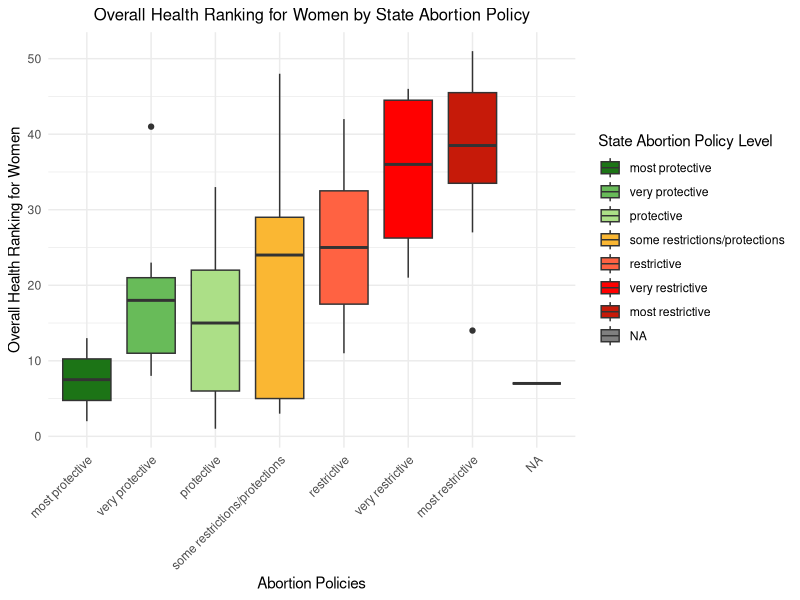
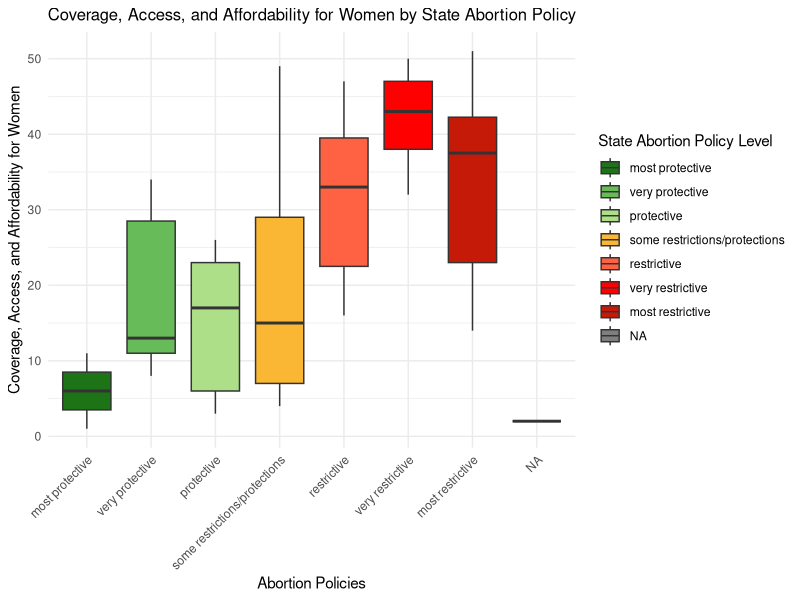
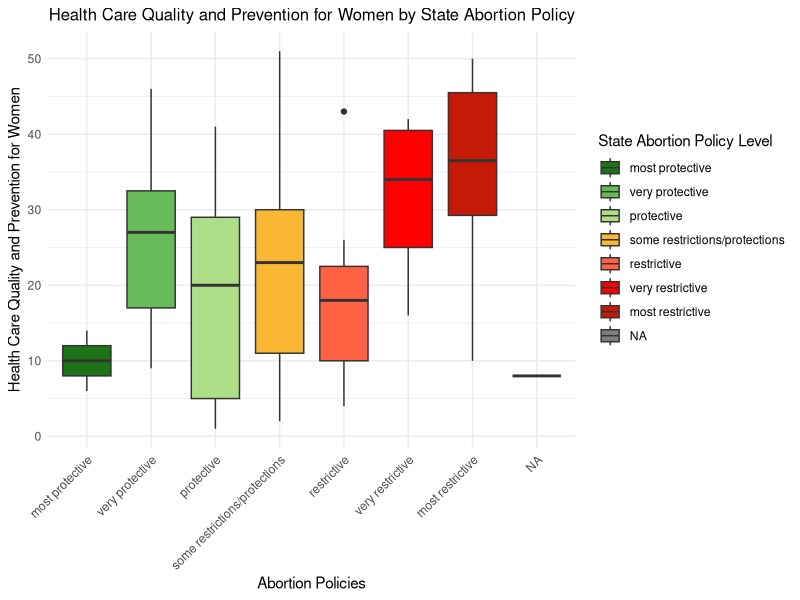
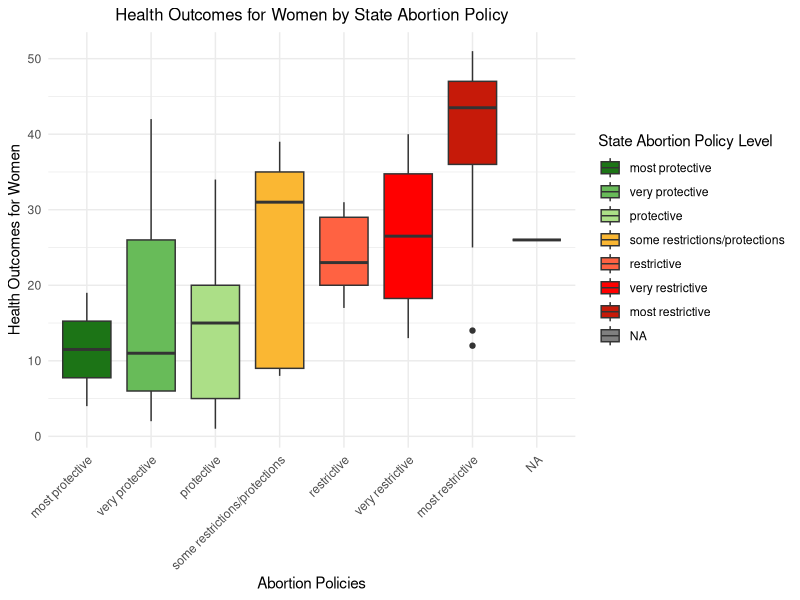
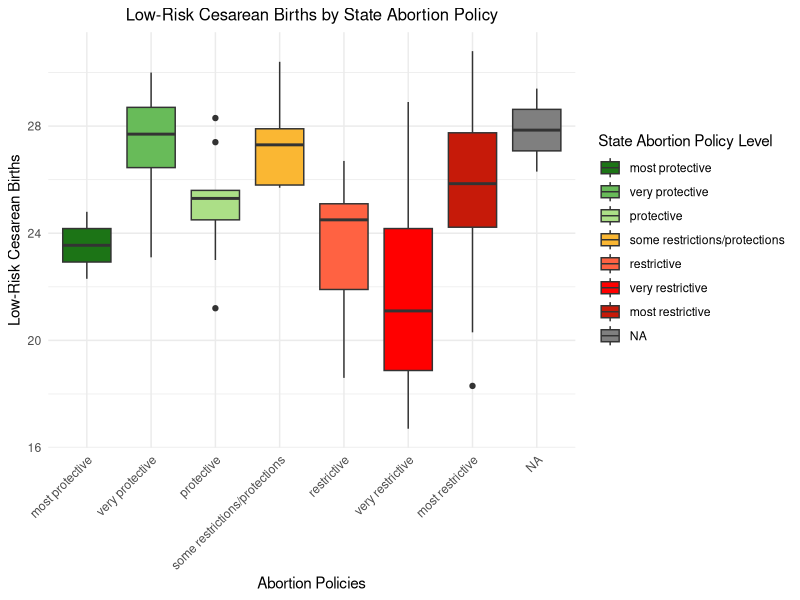
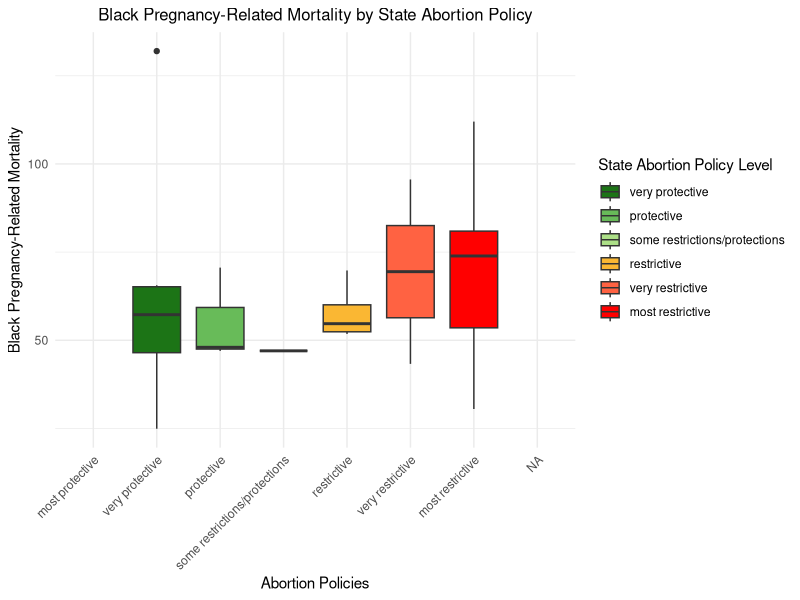
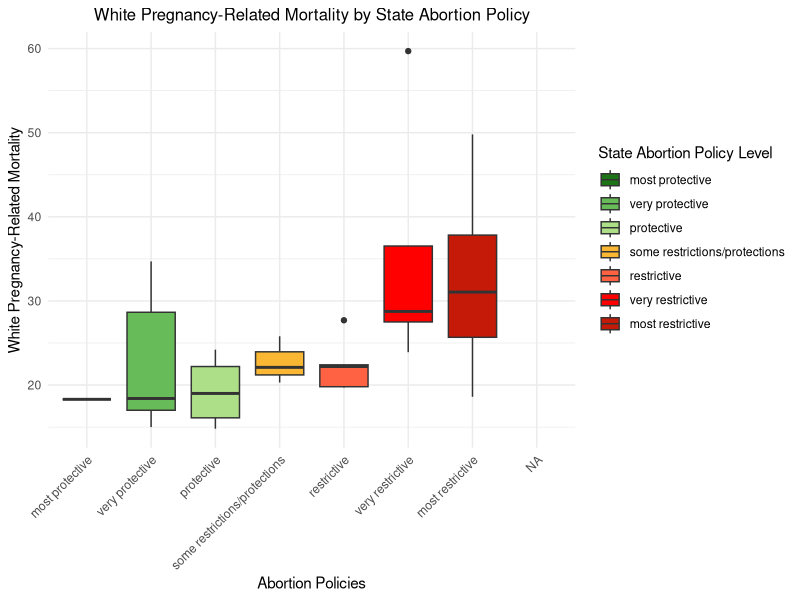
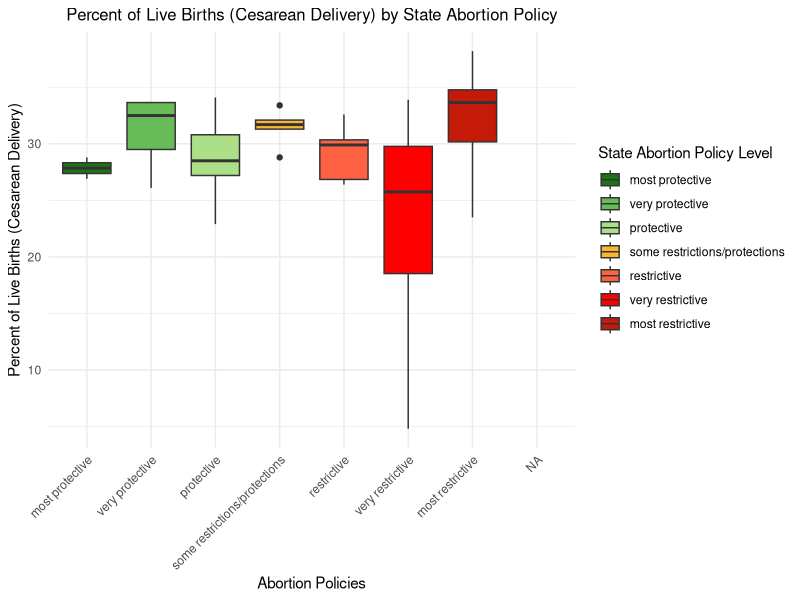

Write the R code that produced these figures, in order.
## ---- chunk 1

library(readr)
df <- read_csv("../data/clean_data/new.csv")

## ---- chunk 2

library(readr)
merged_df <- read_csv("../data/clean_data/merged_data.csv")

## ---- chunk 3

install.packages("ggplot2", repos = "https://cloud.r-project.org/")
library(ggplot2)

df <- merge(df, merged_df[, c("State", "abortion_policies")], by = "State", all.x = TRUE)

# Convert abortion_policies to a factor with ordered levels
df$abortion_policies <- factor(df$abortion_policies, 
                               levels = c("most protective", "very protective", 
                                          "protective", "some restrictions/protections", 
                                          "restrictive", "very restrictive", "most restrictive"))
## ---- chunk 4

# Define the function to create boxplots
plot_boxplot <- function(df, var_name, y_label, title) {
  ggplot(df, aes(x = abortion_policies, y = .data[[var_name]], fill = abortion_policies)) +
    geom_boxplot() +
    scale_fill_manual(values = c("#1c7416", "#68bb59", "#acdf87", "#fab733", "#ff6242", "#ff0000", "#c61a09")) +
    labs(
      x = "Abortion Policies", 
      y = y_label, 
      fill = "State Abortion Policy Level",
      title = title
    ) +
    theme_minimal() +
    theme(
      axis.text.x = element_text(angle = 45, hjust = 1),
      plot.title = element_text(size = 12, hjust = 0.5)
    )
}

# List of variables and their corresponding labels
variables <- c(
  "overall_health_ranking" = "Overall Health Ranking for Women",
  "coverage_access_and_affordability" = "Coverage, Access, and Affordability for Women",
  "health_care_quality_and_prevention" = "Health Care Quality and Prevention for Women",
  "health_outcomes" = "Health Outcomes for Women",
  "low_risk_cesarean_births" = "Low-Risk Cesarean Births",
  "black_pregnancy_related_mortality" = "Black Pregnancy-Related Mortality",
  "white_pregnancy_related_mortality" = "White Pregnancy-Related Mortality",
  "percent_of_live_births_cesarean_delivery" = "Percent of Live Births (Cesarean Delivery)",
  "percent_of_late_no_prenatal_care" = "Percent of Late/No Prenatal Care",
  "percent_of_births_financed_by_medicaid" = "Percent of Births Financed by Medicaid"
)

# Generate boxplots for each variable
plots <- lapply(names(variables), function(var) {
  plot_boxplot(df, var, variables[[var]], paste(variables[[var]], "by State Abortion Policy"))
})

# Display all plots
plots

## ---- chunk 5
# Remove NA values
df_clean <- df[!is.na(df$medicaid_eligibility_for_pregnant_people_at_or_above_twohundredpercent_federal_poverty_level) & 
                 !is.na(df$abortion_policies), ]

# Convert to factor
df_clean$medicaid_eligibility <- factor(df_clean$medicaid_eligibility_for_pregnant_people_at_or_above_twohundredpercent_federal_poverty_level, 
                                        levels = c("0", "1"))

# Stacked bar plot
ggplot(df_clean, aes(x = medicaid_eligibility, fill = abortion_policies)) +
  geom_bar(position = "fill") +
  labs(
    x = "Medicaid Eligibility (≥200% FPL)", 
    y = "Proportion", 
    fill = "State Abortion Policy Level",
    title = "Medicaid Eligibility (≥200% FPL) by State Abortion Policy"
  ) +
  scale_x_discrete(labels = c("0" = "Not Eligible", "1" = "Eligible")) +
  scale_fill_manual(values = c("#1c7416", "#68bb59", "#acdf87", "#fab733", "#ff6242", "#ff0000", "#c61a09")) +
  theme_classic() +
  theme(
    axis.text.x = element_text(angle = 45, hjust = 1),
    plot.title = element_text(size = 12, hjust = 0.5)
  )

